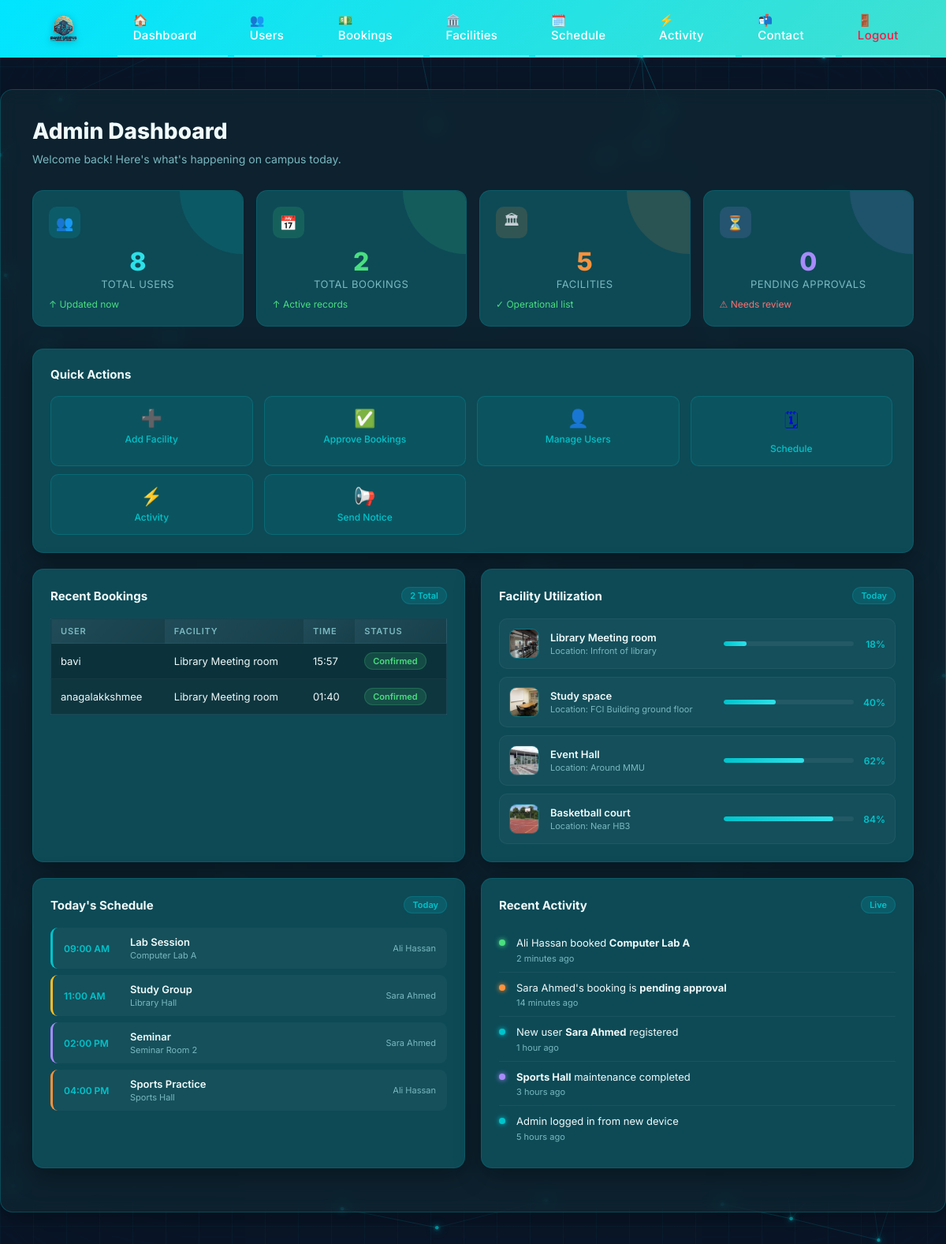
The app's page /admin (signed in) with its own data.
### tables this page shows
CREATE TABLE bookings (
        id INTEGER PRIMARY KEY AUTOINCREMENT,
        user_id INTEGER,
        facility_id INTEGER,
        date TEXT,
        time TEXT,
        status TEXT,
        is_approved INTEGER DEFAULT 0
    , facility_title TEXT, created_at TEXT DEFAULT (datetime('now')));

CREATE TABLE users (
        id INTEGER PRIMARY KEY AUTOINCREMENT,
        name TEXT,
        username TEXT UNIQUE,
        email TEXT UNIQUE,
        password TEXT,
        role TEXT DEFAULT 'student'
    );

CREATE TABLE facilities (
        id INTEGER PRIMARY KEY AUTOINCREMENT,
        name TEXT,
        location TEXT,
        description TEXT,
        image_filenames TEXT DEFAULT ''
    , category TEXT DEFAULT 'others', capacity INTEGER DEFAULT 0, view_360_filename TEXT DEFAULT '');

### app.py (the view)
@app.route("/admin")
def admin_dashboard():
    guard = require_admin()
    if guard: return guard
    conn = get_db()
    users = conn.execute("SELECT * FROM users").fetchall()
    facilities = conn.execute("SELECT * FROM facilities").fetchall()
    pending_approvals_count = conn.execute(
        "SELECT COUNT(*) as cnt FROM bookings WHERE is_approved = 0"
    ).fetchone()["cnt"]
    bookings_dashboard = conn.execute("""
        SELECT b.id, u.username, f.name AS facility_name,
               b.date, b.time, b.status, b.is_approved
        FROM bookings b
        JOIN users u ON b.user_id = u.id
        JOIN facilities f ON b.facility_id = f.id
        ORDER BY b.id DESC
    """).fetchall()
    conn.close()
    return render_template(
        "admin_dashboard.html",
        users=users,
        bookings=bookings_dashboard,
        facilities=facilities,
        pending_approvals_count=pending_approvals_count,
    )

### app.py (called while the page is built)
def get_db():
    conn = sqlite3.connect("database.db")
    conn.row_factory = sqlite3.Row
    return conn

def require_admin():
    if "user_id" not in session:
        flash("Please log in as admin.")
        return redirect('/admin-login')
    if session.get("role") != "admin":
        session.clear()
        session.modified = True
        flash("Access denied. Please log in as admin.")
        return redirect('/admin-login')
    return None

### smart campus/templates/admin_dashboard.html (shortened to what this page needs)
{% extends "base.html" %}
{% block content %}
<div class="dashboard-header">
  <h1>Admin Dashboard</h1>
  <p>Welcome back! Here's what's happening on campus today.</p>
</div>
<div class="stats-grid">
  <div class="stat-card blue">
    <div class="stat-icon">👥</div>
    <div class="stat-value">{{ users|length }}</div>
    <div class="stat-label">Total Users</div>
    <div class="stat-change up">↑ Updated now</div>
  </div>
  <div class="stat-card green">
    <div class="stat-icon">📅</div>
    <div class="stat-value">{{ bookings|length }}</div>
    <div class="stat-label">Total Bookings</div>
    <div class="stat-change up">↑ Active records</div>
  </div>
  <div class="stat-card orange">
    <div class="stat-icon">🏛</div>
    <div class="stat-value">{{ facilities|length }}</div>
    <div class="stat-label">Facilities</div>
    <div class="stat-change up">✓ Operational list</div>
  </div>
  <div class="stat-card purple">
    <div class="stat-icon">⏳</div>
    <div class="stat-value">{{ pending_approvals_count }}</div>
    <div class="stat-label">Pending Approvals</div>
    <div class="stat-change down">⚠ Needs review</div>
  </div>
</div>
  <div class="panel" style="margin-bottom: 20px;">
    <div class="panel-header">
      <div class="panel-title">Quick Actions</div>
    </div>
    <div class="actions-grid">
    <a class="action-btn" href="/admin/add-facility" style="text-decoration:none;">
      <div class="icon">➕</div><div class="label">Add Facility</div>
    </a>
    <a class="action-btn" href="/admin/bookings" style="text-decoration:none;">
      <div class="icon">✅</div><div class="label">Approve Bookings</div>
    </a>
    <a class="action-btn" href="/admin/users" style="text-decoration:none;">
      <div class="icon">👤</div><div class="label">Manage Users</div>
    </a>
    <a class="action-btn" href="/admin/todays-schedule" style="text-decoration:none;">
      <div class="icon">🗓</div><div class="label">Schedule</div>
    </a>
    <a class="action-btn" href="/admin/activity" style="text-decoration:none;">
      <div class="icon">⚡</div><div class="label">Activity</div>
    </a>
    <div class="action-btn" onclick="alert('Notice feature not implemented in this template.');">
      <div class="icon">📢</div><div class="label">Send Notice</div>
    </div>
  </div>
</div>
<div class="content-grid">
  <div class="panel">
    <div class="panel-header">
      <div class="panel-title">Recent Bookings</div>
      <div class="panel-badge">{{ bookings|length }} Total</div>
    </div>
    <table class="bookings-table">
      <thead>
        <tr><th>User</th><th>Facility</th><th>Time</th><th>Status</th></tr>
      </thead>
      <tbody>
        {% for b in bookings %}
          <tr>
            <td>{{ b['username'] if b['username'] is defined else b.username }}</td>
            <td>{{ b['facility_name'] if b['facility_name'] is defined else b.facility_name }}</td>
            <td>{{ b['time'] if b['time'] is defined else b.time }}</td>
            <td>
              {% if b['is_approved'] == 1 %}
                <span class="badge confirmed">Confirmed</span>
              {% else %}
                <span class="badge pending">Pending</span>
              {% endif %}
            </td>
          </tr>
        {% endfor %}
      </tbody>
    </table>
  </div>
  <div class="panel">
    <div class="panel-header">
      <div class="panel-title">Facility Utilization</div>
      <div class="panel-badge">Today</div>
    </div>
    <div class="facility-list">
      {% for f in facilities[:4] %}
        <div class="facility-item">
          {% set imgs = (f.image_filenames or '').split(',') if f.image_filenames else [] %}
          {% if imgs and imgs[0] %}
          <img src="{{ url_for('static', filename='facility_uploads/' ~ imgs[0]) }}" alt="{{ f.name }}" class="facility-thumb">
          {% else %}
          <div class="facility-icon">🏛</div>
          {% endif %}
          <div class="facility-info">
            <div class="facility-name">{{ f['name'] }}</div>
            <div class="facility-cap">Location: {{ f['location'] }}</div>
          </div>
          <div class="facility-bar-wrap">
            <div class="facility-bar-bg">
              <div class="facility-bar-fill" style="width: {{ (loop.index0 * 22 + 18) % 100 }}%;"></div>
            </div>
            <div class="facility-pct">{{ (loop.index0 * 22 + 18) % 100 }}%</div>
          </div>
        </div>
      {% endfor %}
    </div>
  </div>
  <div class="panel">
    <div class="panel-header">
      <div class="panel-title">Today's Schedule</div>
      <div class="panel-badge">Today</div>
    </div>
    <div class="schedule-list">
      <div class="schedule-item" style="border-left-color:#00c4cc;">
        <div class="sched-time">09:00 AM</div>
        <div class="sched-info"><div class="sched-name">Lab Session</div><div class="sched-room">Computer Lab A</div></div>
        <div class="sched-user">Ali Hassan</div>
      </div>
      <div class="schedule-item" style="border-left-color:#fbbf24;">
        <div class="sched-time">11:00 AM</div>
        <div class="sched-info"><div class="sched-name">Study Group</div><div class="sched-room">Library Hall</div></div>
        <div class="sched-user">Sara Ahmed</div>
      </div>
      <div class="schedule-item" style="border-left-color:#a78bfa;">
        <div class="sched-time">02:00 PM</div>
        <div class="sched-info"><div class="sched-name">Seminar</div><div class="sched-room">Seminar Room 2</div></div>
        <div class="sched-user">Sara Ahmed</div>
      </div>
      <div class="schedule-item" style="border-left-color:#fb923c;">
        <div class="sched-time">04:00 PM</div>
        <div class="sched-info"><div class="sched-name">Sports Practice</div><div class="sched-room">Sports Hall</div></div>
        <div class="sched-user">Ali Hassan</div>
      </div>
    </div>
  </div>
  <div class="panel">
    <div class="panel-header">
      <div class="panel-title">Recent Activity</div>
      <div class="panel-badge">Live</div>
    </div>
    <div class="activity-list">
      <div class="activity-item">
        <div class="activity-dot dot-green"></div>
        <div><div class="activity-text">Ali Hassan booked <strong>Computer Lab A</strong></div><div class="activity-time">2 minutes ago</div></div>
      </div>
      <div class="activity-item">
        <div class="activity-dot dot-orange"></div>
        <div><div class="activity-text">Sara Ahmed's booking is <strong>pending approval</strong></div><div class="activity-time">14 minutes ago</div></div>
      </div>
      <div class="activity-item">
        <div class="activity-dot dot-teal"></div>
        <div><div class="activity-text">New user <strong>Sara Ahmed</strong> registered</div><div class="activity-time">1 hour ago</div></div>
      </div>
      <div class="activity-item">
        <div class="activity-dot dot-purple"></div>
        <div><div class="activity-text"><strong>Sports Hall</strong> maintenance completed</div><div class="activity-time">3 hours ago</div></div>
      </div>
      <div class="activity-item">
        <div class="activity-dot dot-teal"></div>
        <div><div class="activity-text">Admin logged in from new device</div><div class="activity-time">5 hours ago</div></div>
      </div>
    </div>
  </div>
</div>
{% endblock %}

### static/admin.css (style rules this page uses)
* { margin: 0; padding: 0; box-sizing: border-box; }
body { font-family: 'Inter', sans-serif; background: radial-gradient(1200px 700px at 15% 15%, rgba(0, 196, 204, 0.22), rgba(0, 196, 204, 0) 60%), radial-gradient(1000px 600px at 85% 25%, rgba(45, 224, 232, 0.18), rgba(45, 224, 232, 0) 55%), radial-gradient(900px 600px at 50% 90%, rgba(0, 196, 204, 0.14), rgba(0, 196, 204, 0) 58%), linear-gradient(135deg, #0a1628 0%, #0a1628 35%, #112d36 70%, #1a3d4a 100%); background-attachment: fixed; color: #c5cdd5; min-height: 100vh; overflow-x: hidden; }
.container, .panel { background: rgba(17, 45, 54, 0.55); backdrop-filter: blur(12px); border: 1px solid rgba(0, 196, 204, 0.25); box-shadow: 0 8px 32px rgba(0, 0, 0, 0.35); }
.container h1 { font-size: 32px; font-weight: 700; color: #ffffff; margin-bottom: 8px; }
.container p { font-size: 16px; line-height: 1.6; }
.stats-grid { display: grid; grid-template-columns: repeat(auto-fit, minmax(220px, 1fr)); gap: 20px; margin-bottom: 30px; }
.stat-card { background: linear-gradient(135deg, rgba(76,175,80,0.15), rgba(76,175,80,0.05)); border: 1px solid rgba(0, 196, 204, 0.28); border-radius: 12px; padding: 24px; text-align: center; transition: transform 0.3s ease; }
.stat-label { color: #9cdcfe; font-size: 14px; text-transform: uppercase; letter-spacing: 0.5px; }
table { width: 100%; border-collapse: separate; border-spacing: 0; background: rgba(10, 26, 32, 0.5); border: 1px solid rgba(156, 220, 254, 0.1); }
th { background: linear-gradient(135deg, rgba(156,220,254,0.15), rgba(156,220,254,0.08)); color: #9cdcfe; padding: 16px 14px; text-align: left; font-size: 13px; font-weight: 600; text-transform: uppercase; letter-spacing: 0.5px; white-space: nowrap; }
td { padding: 16px 14px; border-top: 1px solid rgba(156, 220, 254, 0.08); vertical-align: middle; }
tbody tr { transition: all 0.2s ease; }
tbody tr:nth-child(even) { background: rgba(156, 220, 254, 0.02); }
.action-btn { padding: 6px 12px; border: none; border-radius: 4px; cursor: pointer; font-size: 13px; font-weight: 500; text-decoration: none; display: inline-block; min-width: 70px; text-align: center; transition: all 0.2s ease; margin-right: 4px; }

### records on screen
bookings: username "bavi", name "Library Meeting room", time "15:57", is_approved "Confirmed"
bookings: username "anagalakkshmee", name "Library Meeting room", time "01:40", is_approved "Confirmed"
facilities: image_filenames (picture), name "Library Meeting room", location "Infront of library", index0 "18"
facilities: image_filenames (picture), name "Study space", location "FCI Building ground floor", index0 "40"
facilities: image_filenames (picture), name "Event Hall", location "Around MMU", index0 "62"
facilities: image_filenames (picture), name "Basketball court", location "Near HB3", index0 "84"

### other values on screen
{{ users|length }} "8"
{{ bookings|length }} "2"
{{ facilities|length }} "5"
{{ pending_approvals_count }} "0"
